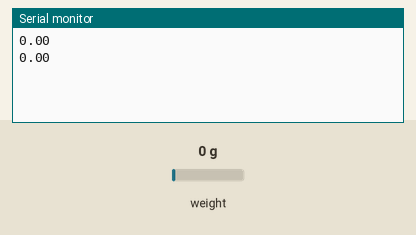
The sketch below on a simulated Arduino Uno, built with avr-gcc and run on an emulated ATmega328P. Shown: the last lines printed to the serial monitor. The inputs (shaded band) are chosen by the test bench; at power-on: weight on the scale 0 g.

Above: at 3.0 s.
3.1 s: weight on the scale set to 100 g
At 5.5 s:
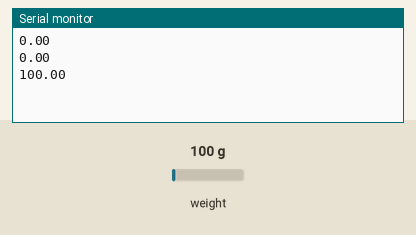
5.9 s: weight on the scale set to 1250 g
At 7.2 s:
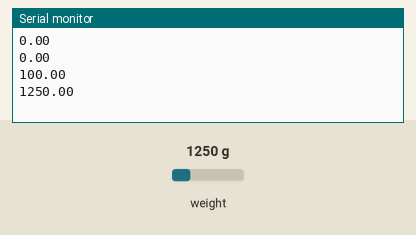
Timing chart, 0 to 8.9 s (numbered marks = the images above; inputs shaded):
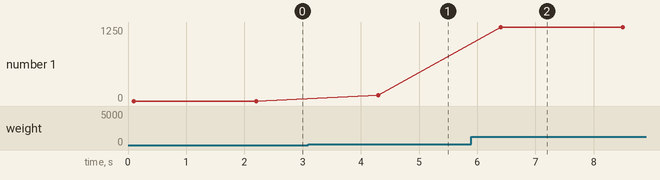

The sketch:

weight_sensor.ino
```cpp
/* sample for digital weight scale of hx711
 * library design: Weihong Guan (@aguegu)
 * library host on
 *https://github.com/aguegu/ardulibs/tree/3cdb78f3727d9682f7fd22156604fc1e4edd75d1/hx711
 */
 // See original article and code / library link at http://arduinotronics.blogspot.com/2015/06/arduino-hx711-digital-scale.html

// Hx711.DOUT - pin #A2
// Hx711.SCK - pin #A3

#include "hx711.h"

Hx711 scale(A1, A0);
 int offset, testweight, testweigth_reading;
 float ratio;
void setup() {
  Serial.begin(9600);
  offset = 8388608;
  //testweight in [g]
  testweight = 200;
  testweigth_reading = 8511488;
  scale.setOffset(offset);
  float ratio = (testweigth_reading - offset) / testweight;
  scale.setScale(900);
}

void loop() {
  Serial.println(scale.getGram());
  delay(2000);
}
```

Measured:
- after the input at 3.1 s, the serial monitor: prints a new line after 1.2 s (image 1)
- after the input at 5.9 s, the serial monitor: prints a new line after 0.50 s (image 2)
- plotted number 1: 0 → 100 after the input at 3.1 s, 100 → 1250 after the input at 5.9 s
